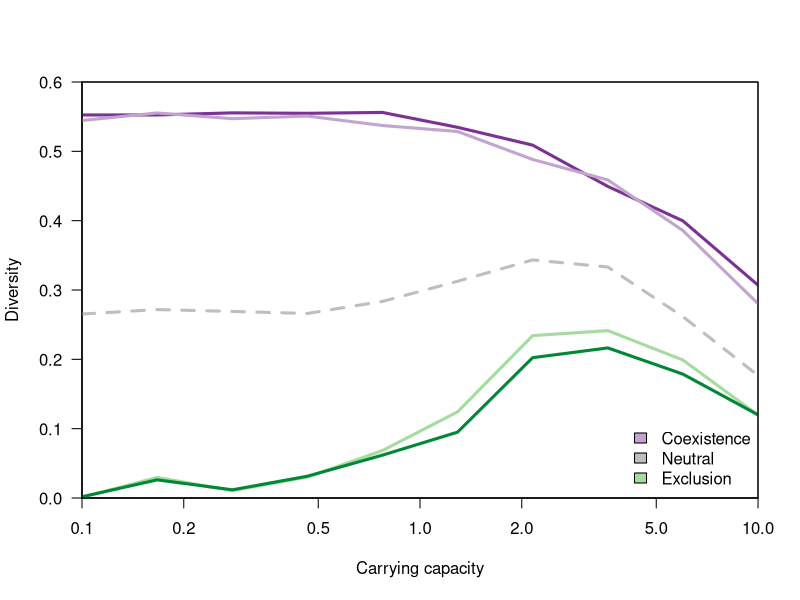

The R script that drew this image:
d <- read.table("./figures/sm1.dat", h=T)
d <- aggregate(d, by=list(d$competition, d$K), mean)

library(RColorBrewer)

pdf("figures/carryingcapacity.pdf")

palette(brewer.pal(5, "PRGn"))

plot(0, pch=NA, xlim=range(d$K), ylim=c(0, 0.6),
      xlab = "Carrying capacity", ylab = "Diversity",
      las = 1, log='x', xaxs='i', yaxs='i')

i <- 1
for(comp in unique(d$competition)) {
  x <- subset(d, competition == comp)
  co <- i
  lt = 1
  if (comp == 1.0) co <- 'grey'
  if (comp == 1.0) lt <- 2
  lines(diversity~K, x, col = co, type='l', pch=19, lwd=3, lty = lt)
  i <- i + 1
}

legend("bottomright", fill=c(2, 'grey', 4),
      legend=c("Coexistence", "Neutral", "Exclusion"),
      bty='n')

box()

dev.off()
